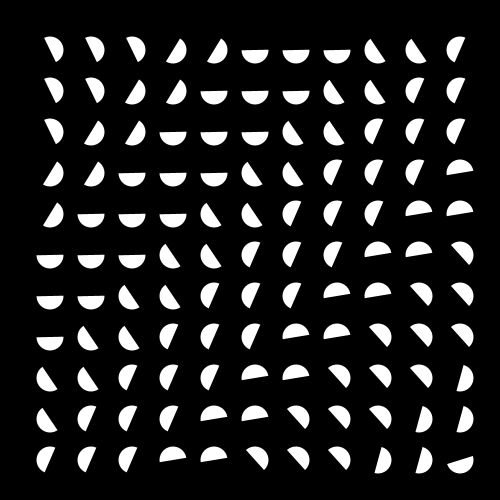
Frame 1 (no input)
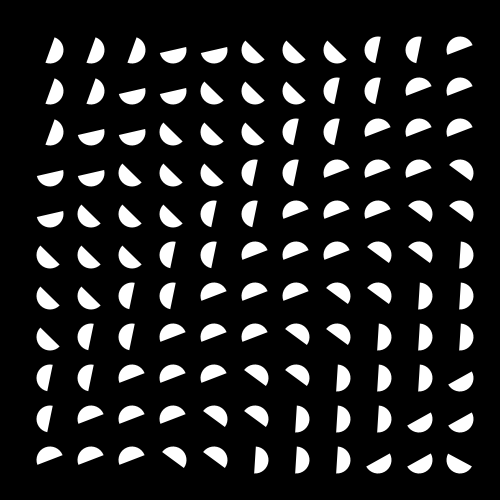
Frame 60 (the mouse pressed at the canvas centre just before this capture)
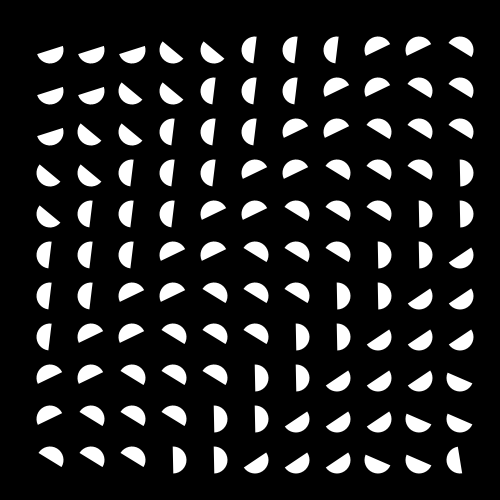
Frame 120 (the mouse held since frame 60 and released just before this capture)

The Processing sketch that drew these frames (run headless with seeded random() and noise(); from frame 60 on, the mouse is pressed at the canvas centre):

// Processing sketch: processing_38066
// ── processing_38066.pde

float rotator = 0;
void setup()
{
  size(500,500);
}
void draw()
{
  background(0);
  fill(255);
  noStroke();
  smooth();
  rotator += .12;
 for(int i=50; i<480; i += (500/12))
{
  for (int j=50; j<480; j += (500/12))
  {
    //triangle((i*10)+5,(j*10),(i*10)+10,(j*10)+10,(i*10),(j*10)+10);
    arc(i,j,27,27,-PI+(i+j)/100+rotator,0+(i+j)/100+rotator);
  }
} 
}
